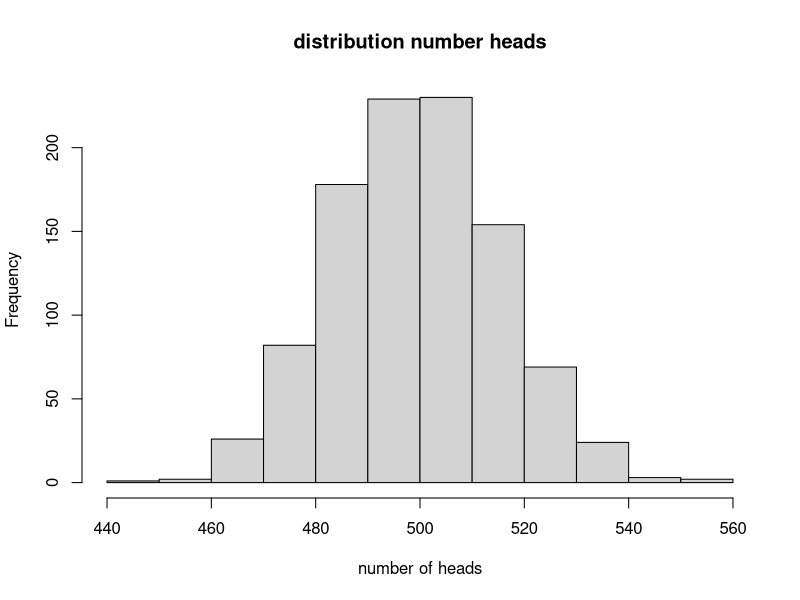
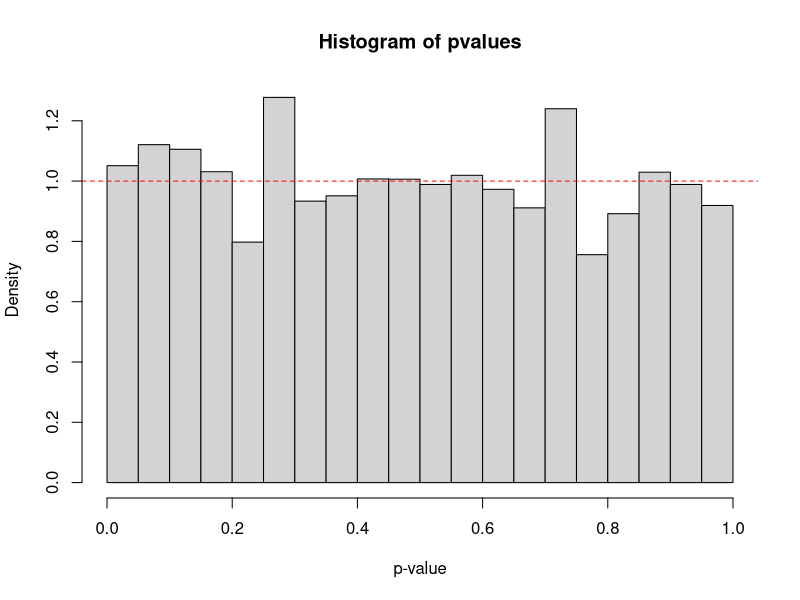
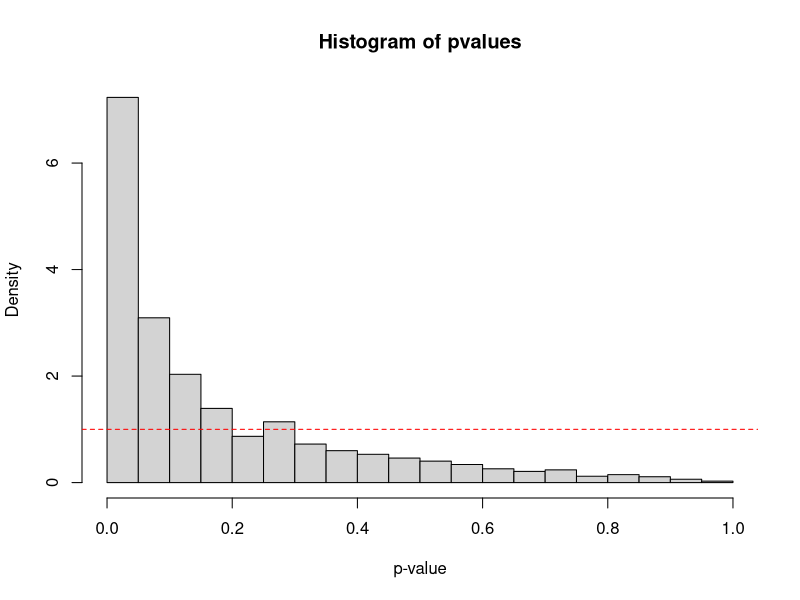
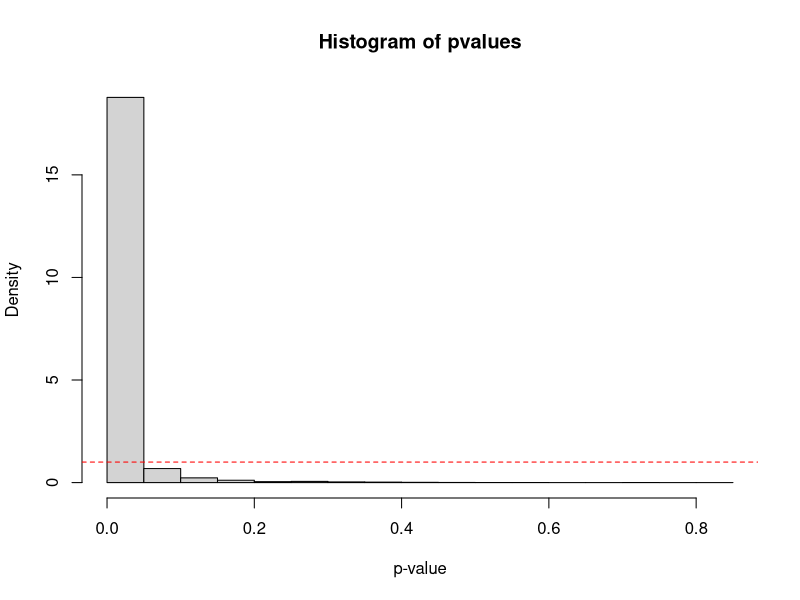

Recreate these plots in R, in order.
## ---- chunk 1
knitr::opts_chunk$set(echo = TRUE)
## ---- chunk 2
# set a random seed for reproducibility
set.seed(222)
p <- 0.5 # prob. of head for fair coin
flips <- 1000
data <- sample(c('H', 'T'), 
               flips, prob = c(p, 1-p), 
               replace = TRUE)
heads <- sum(data == 'H')

# or, for a faster vectorized version
heads <- rbinom(1, flips, p)

# compute a one sided p-value 
one.sided.pvalue <- 1 - pbinom(heads, flips, 0.5)
print(one.sided.pvalue)

# and compare to a two sided p-value
heads <- rbinom(1, flips, p)
two.sided.pvalue <- binom.test(heads, flips, 0.5, alternative = 'two.sided')
print(two.sided.pvalue)

# plot a distribution of flips
heads_dist <- rbinom(1000, flips, p)
hist(heads_dist, main='distribution number heads', xlab='number of heads')
## ---- chunk 3
# function to compute the distribution of p-values
plot_pvalue_dist <- function(num_coins, flips, p){
  heads <- rbinom(num_coins, flips, p)
  pvalues <- 1-pbinom(heads, flips, 0.5)
  hist(pvalues, xlab='p-value', freq = FALSE)
  abline(h=1, col='red', main = paste0('p = ', p), lty=2)
}
# simulate
num_coins <- 25000
plot_pvalue_dist(num_coins, flips, p)

# compare that to a biased coin
p <- 0.52
plot_pvalue_dist(num_coins, flips, p)

p <- 0.55
plot_pvalue_dist(num_coins, flips, p)


## ---- chunk 4
toss_coins <- function(num_flips, p){
  heads <- rbinom(1, num_flips, p)
  pvalue <- 1 - pbinom(heads, num_flips, 0.5)
  if (p == 0.5){
    return(data.frame(p=p, heads=heads, pval=pvalue, H0=TRUE))
  } else {
    return(data.frame(p=p, heads=heads, pval=pvalue, H0=FALSE))
  }
}

set.seed(8)
data <- data.frame()
# biased samples
for (i in 1:50) data <- rbind(data, toss_coins(1000, 0.55))
# unbiased samples
for (i in 1:50) data <- rbind(data, toss_coins(1000, 0.5))
head(data)

library(dplyr)
data <- arrange(data, pval)
head(data)
